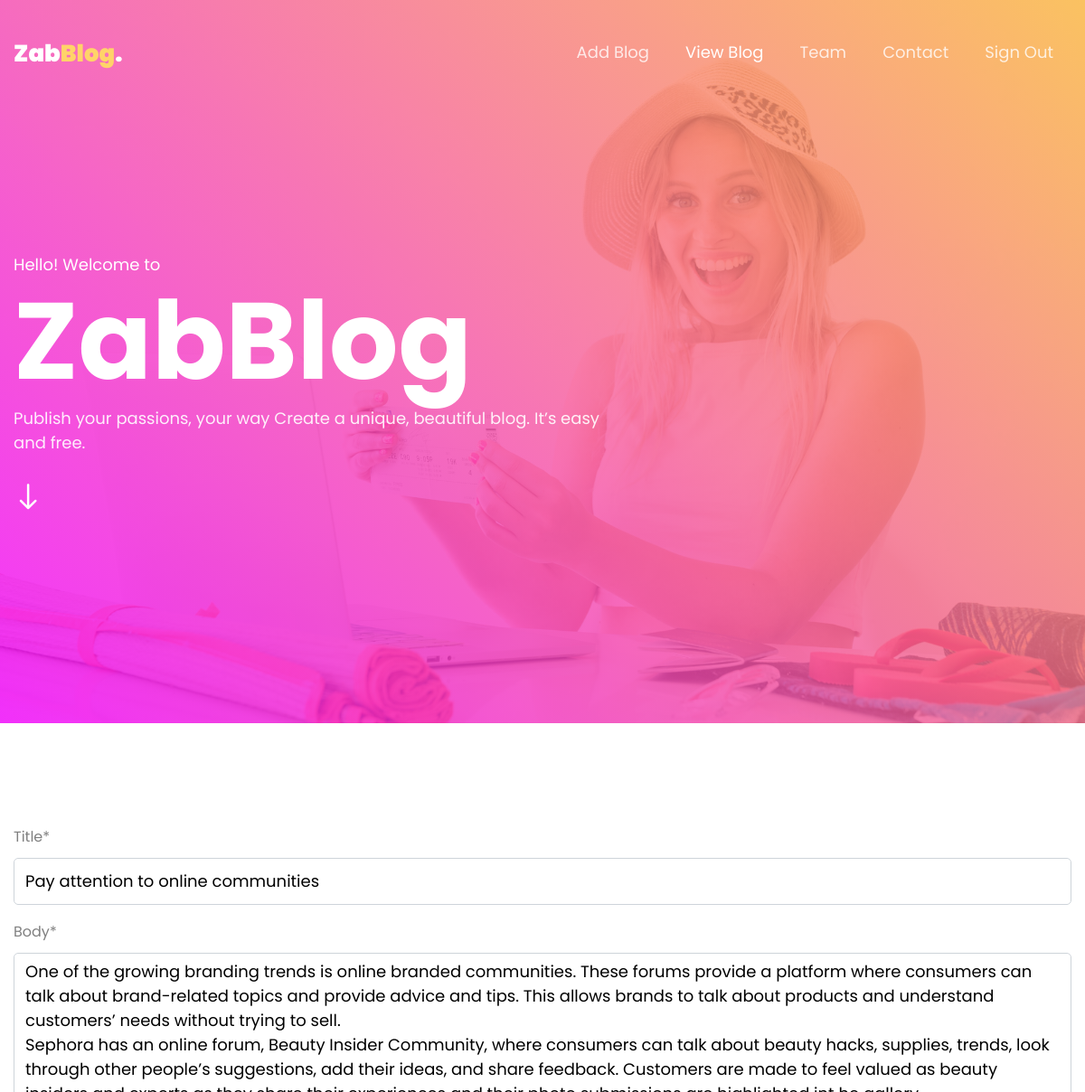
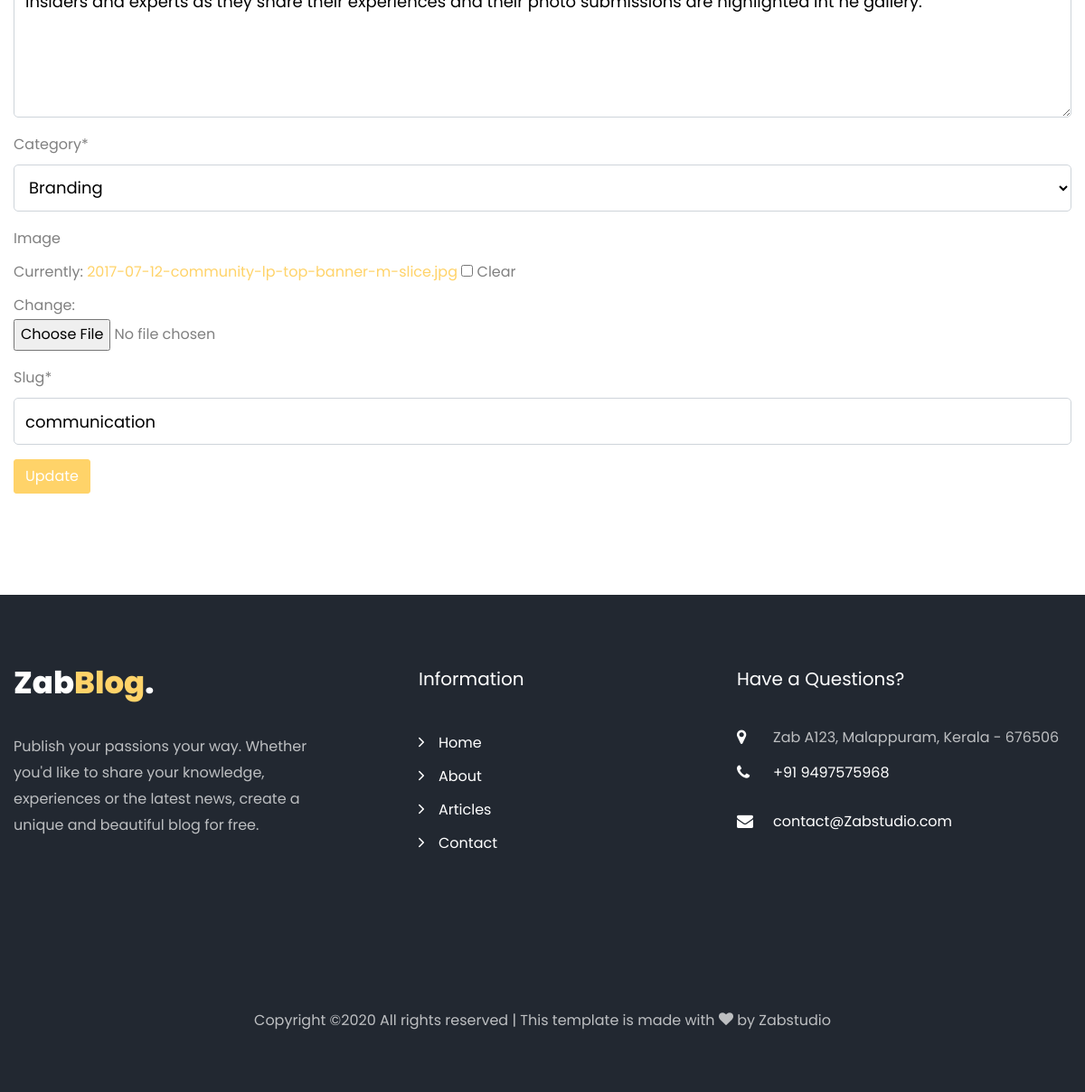
Page /update-blog/communication on the committed database (2 pictures, top to bottom).
### core/models.py (models this page shows, shortened)
class Blog(models.Model):
    ILLUSTRATION = 'I'
    BRANDING = 'B'
    APPLICATION = 'A'
    DESIGN = 'D'
    MARKETING = 'M'
    CATEGORY_CHOICES = [
        (ILLUSTRATION, 'Illustration'),
        (BRANDING, 'Branding'),
        (APPLICATION, 'Application'),
        (DESIGN, 'Design'),
        (MARKETING, 'Marketing')
    ]
    title = models.CharField(max_length=200)
    body = models.TextField()
    category = models.CharField(max_length=10, choices=CATEGORY_CHOICES)
    image = models.ImageField(blank=True, null=True)
    created_date = models.DateTimeField(default=timezone.now)
    slug = models.SlugField()

### core/views.py (the view)
# urls.py: path('update-blog/<slug:slug>', BlogUpdateView.as_view(), name='update_blog'),
class BlogUpdateView(UpdateView):
    model = Blog
    fields = [
        'title',
        'body',
        'category',
        'image',
        'slug'
    ]
    template_name = "core/update_blog.html"
    success_url = reverse_lazy("core:view-blog")

### templates/core/update_blog.html (shortened to what this page needs)
{% extends 'core/base.html' %}
{% load static %}
{% load crispy_forms_filters %}
{% block content %}
  <body>
    {% include 'core/admin_navbar.html' %}
   	<section class="ftco-section">
   		<div class="container">
   			<div class="row">
   				<div class="col-md-12">
					<form method="POST" enctype="multipart/form-data">
					 {{ form|crispy }}
					  <input class="btn btn-primary" type="submit" value="Update">
					</form>
				</div>
             </div>
        </div>
   	</section>
    {% include 'core/admin_footer.html' %}
  </body>
{% endblock %}

### rows in the picture
Blog: title "Pay attention to online communities", body "One of the growing branding trends is online branded communities. These forums provide a platform where consumers can talk about brand-related topics and provide advice and tips. This allows brands to talk about products and understand customers’ needs without trying to sell. Sephora has an online forum, Beauty Insider Community, where consumers can talk about beauty hacks, supplies, trends, look through other people’s suggestions, add their ideas, and share feedback. Customers are made to feel valued as beauty insiders and experts as they share their experiences and their photo submissions are highlighted int he gallery.", category "Branding", slug "communication"
